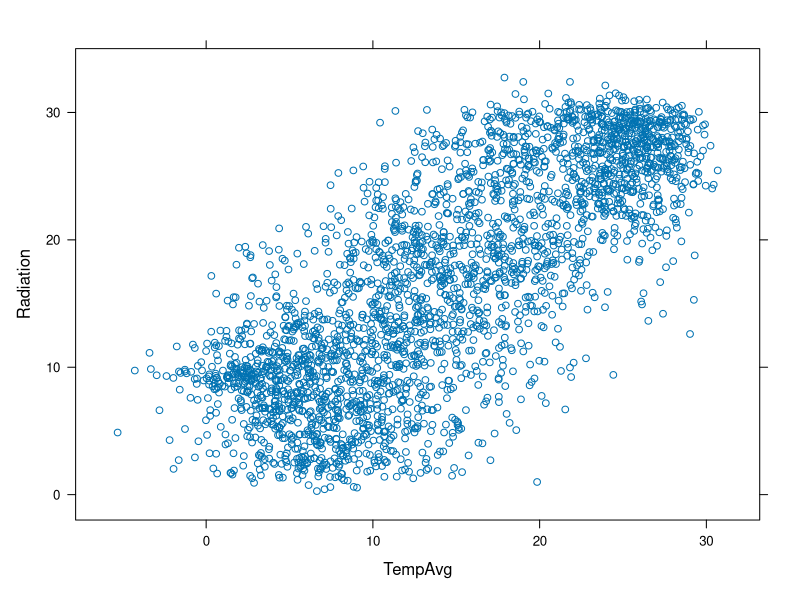
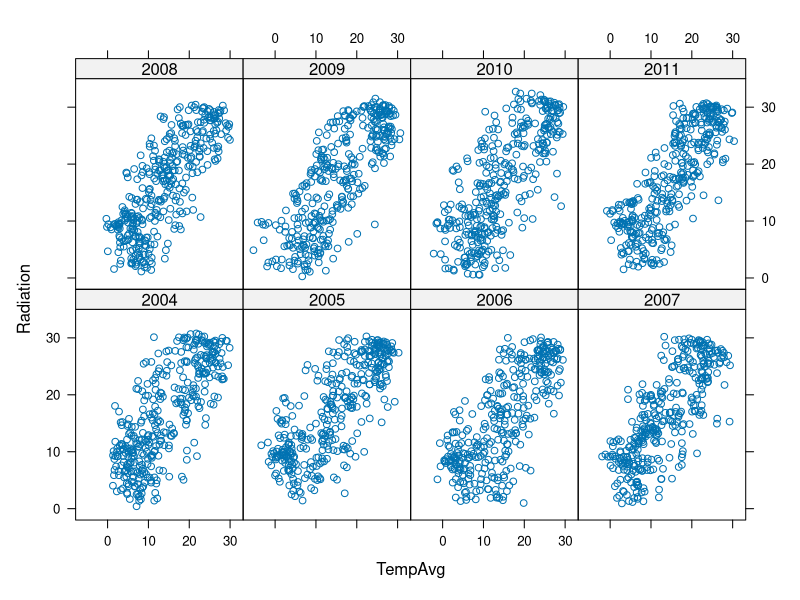
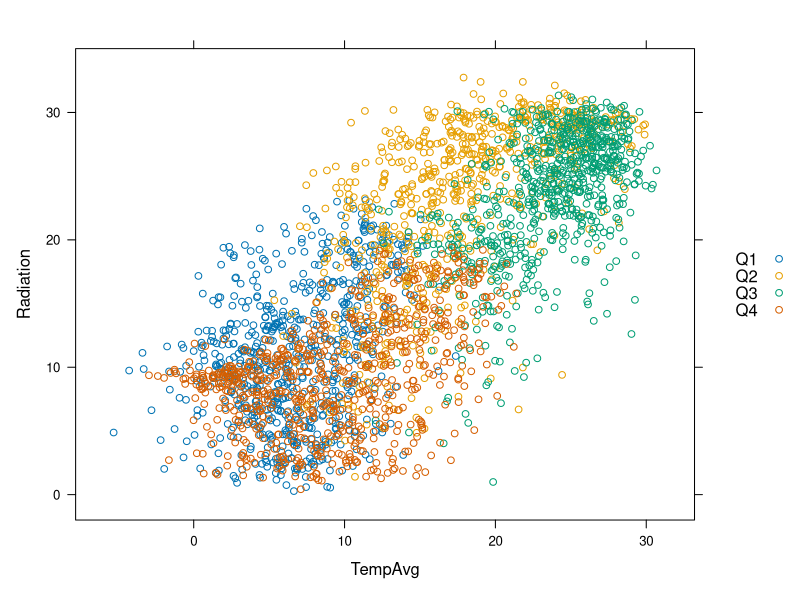
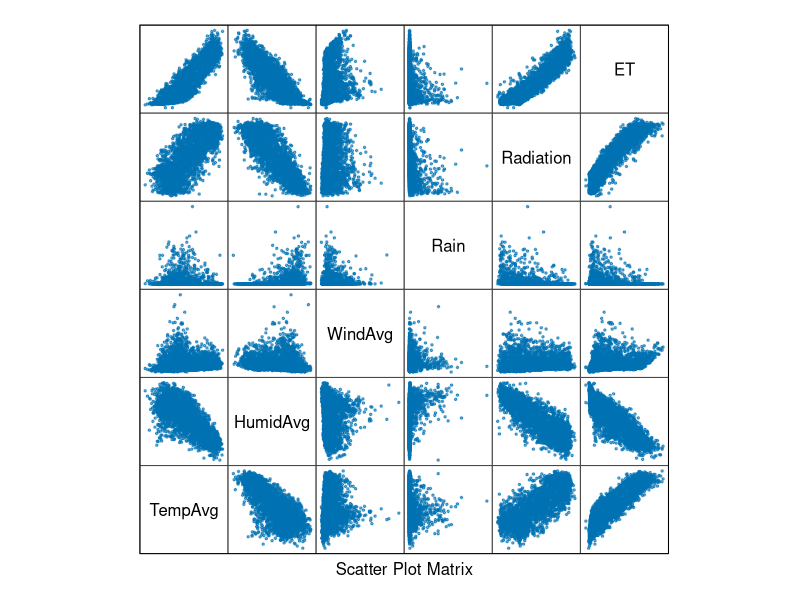
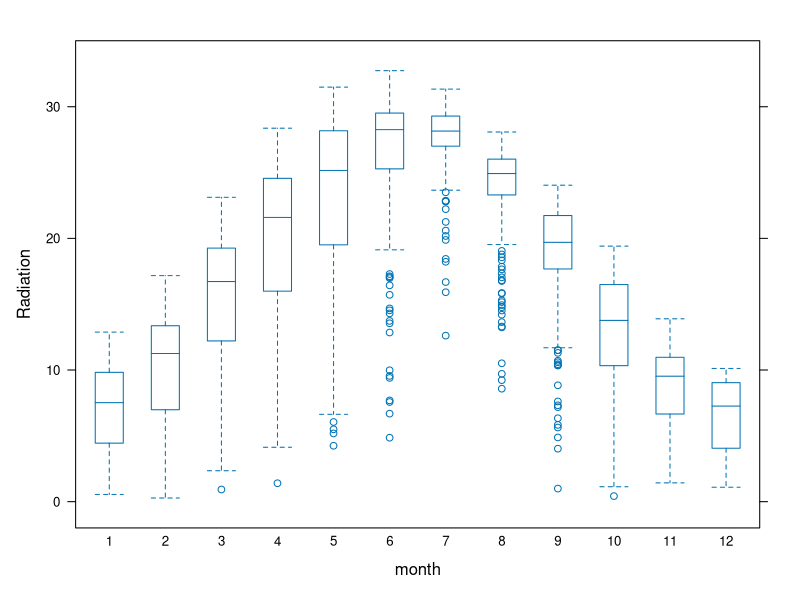
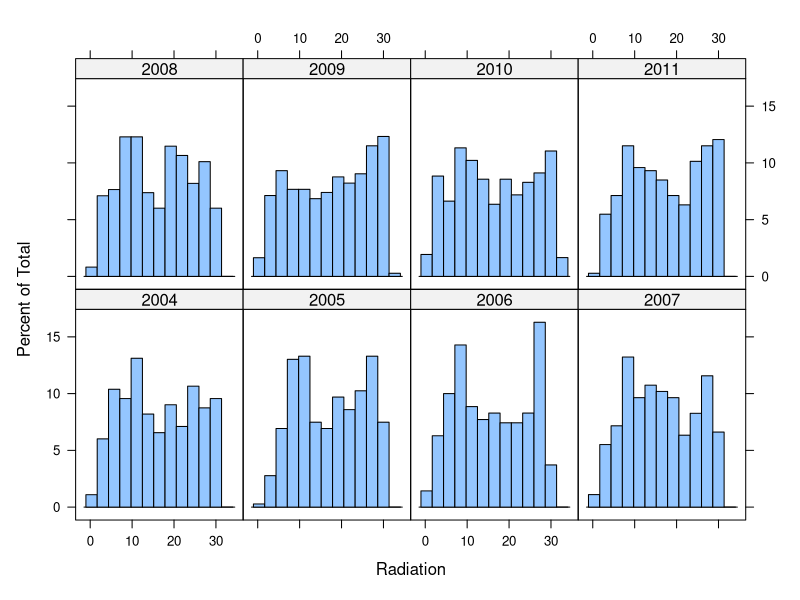
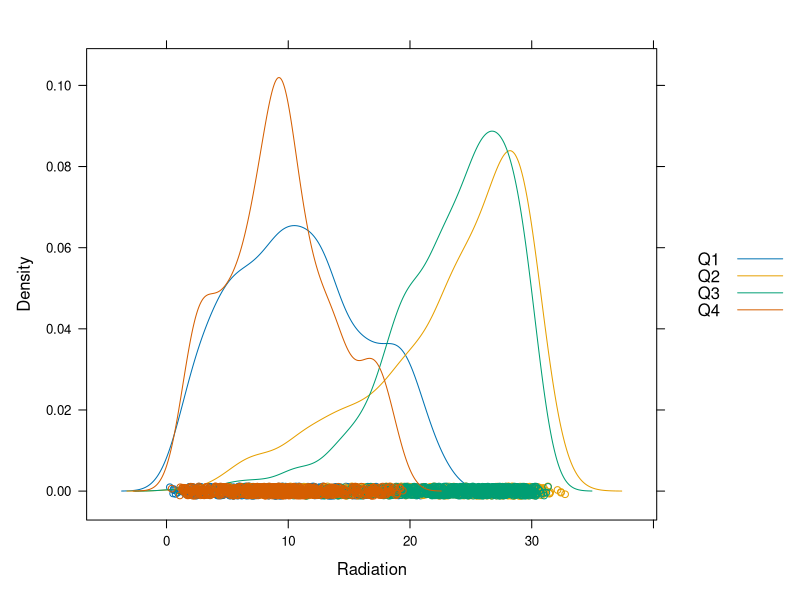
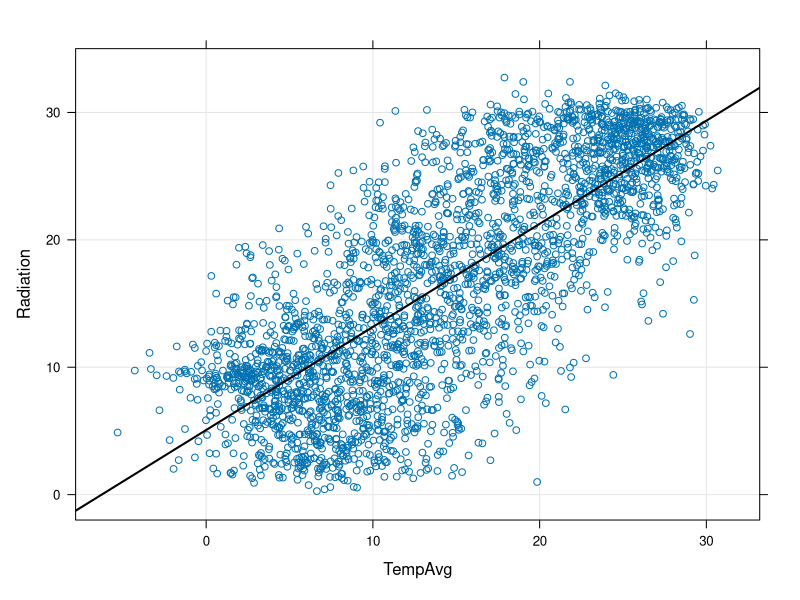

Write the R code that produced these figures, in order.

## Más de 6000 paquetes disponibles
## - Algunos vienen instalados y se cargan al empezar:

  sessionInfo()

## Más de 6000 paquetes disponibles
## - Otros vienen instalados pero hay que cargarlos:

  library(lattice)
  packageVersion('lattice')

  packageDescription('lattice')

## Más de 6000 paquetes disponibles
## - Otros hay que instalarlos y después cargarlos:

  install.packages('data.table')
  library('data.table')
  packageDescription('data.table')

## Primeros pasos

x <- 1:5
x

length(x)

class(x)

## Generar vectores con =seq=

x1 <- seq(1, 100, by=2)
x1

seq(1, 100, length=10)

## Unir vectores con =c=

x <- c(1, 2, 3)
x

x <- seq(1, 100, length=10)
y <- seq(2, 100, length=50)
z <- c(x, y)
z

## Operaciones sencillas con vectores

  x <- 1:5
  x + 1

  x^2

  y <- 1:10
  x + y

  x * y

  x^2 + y^3

## Construir una matriz

  z <- 1:12
  M  <-  matrix(z, nrow=3)
  M

  class(M)

  dim(M)

  summary(M)

## Matrices a partir de vectores: =rbind= y =cbind=

z <- y <- x <- 1:10

M <- cbind(x, y, z)
M

M <- rbind(x, y, z)
M

## Para crear una lista usamos la función =list=

lista <- list(a=c(1,3,5),
              b=c('l', 'p', 'r', 's'),
              c=3)
lista

class(lista)

length(lista)

## Para crear un =data.frame=...

  df <- data.frame(x = 1:5,
                   y = rnorm(10),
                   z = 0)
  df

  length(df)

  dim(df)

## Para definir una función usamos la función =function=

myFun <- function(x, y) x + y
myFun

  class(myFun)

  myFun(3, 4)

## Podemos construir a partir de funciones

foo  <-  function(x, ...){
  mx <- mean(x, ...)
  medx <- median(x, ...)
  sdx <- sd(x, ...)
  c(mx, medx, sdx)
  }

## O en forma resumida:

foo <- function(x, ...){c(mean(x, ...), median(x, ...), sd(x, ...))}

## Y ahora usamos la función con vectores

foo(1:10)

foo(rnorm(1e5))

## Indexado numérico

  x <- seq(1, 100, 2)
  x

  x[1:5]

  x[10:5]

## Indexado con condiciones lógicas

  x == 37

  x[x == 37]

  x[x != 9]

  x[x > 20]

## Indexado con condiciones múltiples

z <- seq(-10, 10, by = .5)
z

z[z < -5 | z > 5]

cond <- (z >= 0 & z <= 5)
cond

z[cond]

## Indexado de matrices

M[1:2, ]

M[1:2, 2:3]

M[1, c(1, 4)]

## Indexado de matrices

M[-1,]

M[-c(1, 2),]

## Podemos acceder a los elementos...
## - Por su nombre

lista$a

## - o por su índice

  lista[1]

  lista[[1]]

## Podemos acceder a los elementos
## - Por su nombre (como una lista)

df$x

## - Por su índice (como una matriz)

df[1,]

df[,1]

## La función =apply=

apply(M, 1, sum)

rowSums(M)

apply(M, 2, mean)

colMeans(M)

## =lapply= y =sapply=

lista <- list(x = 1:10,
              y = seq(0, 10, 2),
              z = rnorm(30))
lapply(lista, sum)

sapply(lista, sum)

## =setwd=, =getwd=, =dir=

  getwd()
  old <- setwd("~/github/r-intro-eoi")
  dir()

  dir(pattern='.R')

  dir('data')

## Lectura de datos con =read.table=

  
  dats <- read.table('data/aranjuez.csv', sep=',', header=TRUE)
  head(dats)

## Lectura de datos con =read.table=

aranjuez <- read.csv('data/aranjuez.csv')
head(aranjuez)

  class(aranjuez)

  names(aranjuez)

## Indexado con =[]=
## - Filas

aranjuez[1:5,]

## - Filas y Columnas

aranjuez[10:14, 1:5]

## Indexado con =[]=
## - Condición basada en los datos

idx <- with(aranjuez, Radiation > 20 & TempAvg < 10) 

head(aranjuez[idx, ])

## =subset=

subset(aranjuez,
       subset = (Radiation > 20 & TempAvg < 10),
       select = c(Radiation, TempAvg,
           TempMax, TempMin))

## =aggregate=

aranjuez$rainy <- aranjuez$Rain > 0

aggregate(Radiation ~ rainy, data = aranjuez,
          FUN = mean)

## Variable categórica con =cut=

aranjuez$tempClass <- cut(aranjuez$TempAvg, 5)

aggregate(Radiation ~ tempClass, data = aranjuez,
          FUN = mean)

aggregate(Radiation ~ tempClass + rainy,
          data = aranjuez, FUN = mean)

## Fechas
## - =as.Date=

  aranjuez$date <- as.Date(aranjuez[,1],
                      format='%Y-%m-%d')

## - Funciones para extraer mes y año

  Year <- function(x)as.numeric(format(x, "%Y"))
  Month <- function(x)as.numeric(format(x, "%m"))

## - Añado columnas en =data.frame=

aranjuez$month <- Month(aranjuez$date)
aranjuez$year <- Year(aranjuez$date)
aranjuez$quarter <- quarters(aranjuez$date)

## Agregamos con fechas

aggregate(Radiation ~ year, data = aranjuez,
          FUN=mean)

aggregate(Radiation ~ month + year,
          data = aranjuez, FUN=mean)

## Agregamos varias variables con fechas

aggregate(cbind(Radiation, TempAvg) ~ month + year,
          data = aranjuez, FUN = mean)

## =lm=: Regresión simple

radTemp <- lm(Radiation ~ TempAvg, data = aranjuez)
summary(radTemp)

## =lm=: Regresión multiple

radTempHumid <- lm(Radiation ~ TempAvg * HumidAvg,
                   data = aranjuez)
summary(radTempHumid)

## =lm=: Regresión multiple

radTempRain <- lm(Radiation ~ TempAvg * rainy,
                  data = aranjuez)
summary(radTempRain)

## Lattice

## - Documentación: [[http://lmdvr.r-forge.r-project.org/figures/figures.html][Código y Figuras del libro]]

  library(lattice)

## =xyplot=

pdf(file="figs/xyplot.pdf")
  xyplot(Radiation ~ TempAvg, data=aranjuez)
dev.off()

## Paneles

pdf(file="figs/xyplotYear.pdf")
  xyplot(Radiation ~ TempAvg|factor(year),
         data=aranjuez)
dev.off()

## Grupos

pdf(file="figs/xyplotQuarter.pdf")
  xyplot(Radiation ~ TempAvg, groups=quarter,
         data=aranjuez, auto.key=list(space='right'))
dev.off()

## Matriz de gráficos de dispersión

png(filename="figs/splom.png")
  splom(aranjuez[,c("TempAvg", "HumidAvg", "WindAvg",
                    "Rain", "Radiation", "ET")],
        pscale=0, alpha=0.6, cex=0.3, pch=19)
dev.off()

## Box-and-Whiskers

pdf(file="figs/bwplot.pdf")
  bwplot(Radiation ~ month, data=aranjuez,
         horizontal=FALSE, pch='|')
dev.off()

## Histogramas

pdf(file="figs/histogram.pdf")
  histogram(~ Radiation|factor(year), data=aranjuez)
dev.off()

## Gráficos de densidad

pdf(file="figs/density.pdf")
densityplot(~ Radiation, groups=quarter,
            data=aranjuez,
            auto.key=list(space='right'))
dev.off()

## Añadimos regresión lineal

pdf(file="figs/xyplotPRG.pdf")
  xyplot(Radiation ~ TempAvg, data=aranjuez,
         type=c('p', 'r'), grid = TRUE,
         lwd=2, col.line='black')
  
dev.off()

## Añadimos ajuste local

pdf(file="figs/xyplotSmooth.pdf")
  xyplot(Radiation ~ TempAvg, data=aranjuez,
         type=c('p', 'smooth'), grid = TRUE,
         lwd=2, col.line='black')
dev.off()

## Colores y tamaños

pdf(file="figs/xyplotColors.pdf")
  xyplot(Radiation ~ TempAvg,
         type=c('p', 'r'),
         cex=2, col='blue',
         alpha=.5, pch=19,
         lwd=3, col.line='black',
         data=aranjuez)
dev.off()

## Colores con grupos: =par.settings= y =simpleTheme=
## - Primero definimos el tema con =simpleTheme=

  myTheme <- simpleTheme(col=c('red', 'blue',
                          'green', 'yellow'),
                          pch=19, alpha=.6)

## Colores con grupos: =par.settings= y =simpleTheme=
## - Aplicamos el resultado en =par.settings=

pdf(file="figs/myTheme.pdf")
  xyplot(Radiation ~ TempAvg,
         groups=quarter,
         par.settings=myTheme,
         auto.key=list(space='right'),
         data=aranjuez)
dev.off()

## Colores: brewer.pal

library(RColorBrewer)

myPal <- brewer.pal(n = 4, 'Dark2')

myTheme <- simpleTheme(col = myPal,
                       pch=19, alpha=.6)

## Asignamos paleta con =par.settings=

pdf(file="figs/brewer.pdf")
xyplot(Radiation ~ TempAvg,
       groups=quarter,
       par.settings=myTheme,
       auto.key=list(space='right'),
       data=aranjuez)
dev.off()
